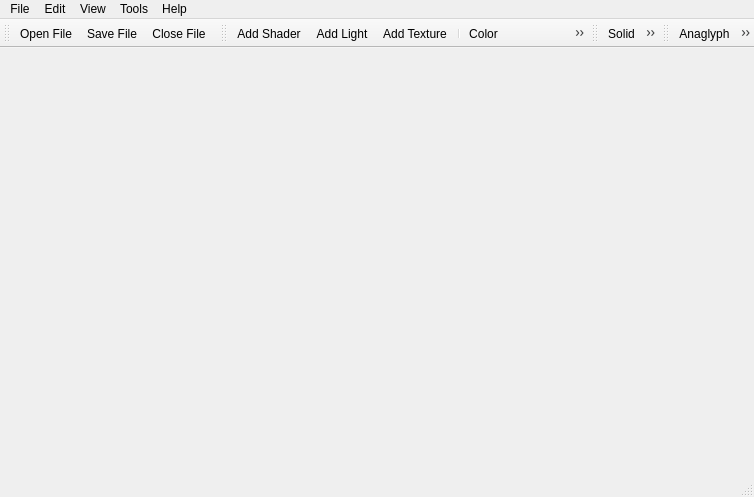
<?xml version="1.0" encoding="UTF-8"?>
<ui version="4.0">
 <class>MeshMagic3D</class>
 <widget class="QMainWindow" name="MeshMagic3D">
  <property name="geometry">
   <rect>
    <x>0</x>
    <y>0</y>
    <width>754</width>
    <height>497</height>
   </rect>
  </property>
  <property name="windowTitle">
   <string>Mesh Magic 3D</string>
  </property>
  <property name="windowIcon">
   <iconset resource="MeshMagic3DResources.qrc">
    <normaloff>:/images/iconMesh.ico</normaloff>:/images/iconMesh.ico</iconset>
  </property>
  <widget class="QWidget" name="centralWidget">
   <layout class="QVBoxLayout" name="verticalLayout">
    <item>
     <layout class="QVBoxLayout" name="mainLayout">
      <item>
       <widget class="QVTKWidget" name="qvtkWidget" native="true">
        <property name="sizePolicy">
         <sizepolicy hsizetype="Preferred" vsizetype="Preferred">
          <horstretch>0</horstretch>
          <verstretch>0</verstretch>
         </sizepolicy>
        </property>
       </widget>
      </item>
     </layout>
    </item>
   </layout>
  </widget>
  <widget class="QToolBar" name="standardTool">
   <property name="sizePolicy">
    <sizepolicy hsizetype="Preferred" vsizetype="Fixed">
     <horstretch>0</horstretch>
     <verstretch>0</verstretch>
    </sizepolicy>
   </property>
   <property name="windowTitle">
    <string>Standard Tools</string>
   </property>
   <property name="autoFillBackground">
    <bool>false</bool>
   </property>
   <property name="movable">
    <bool>true</bool>
   </property>
   <property name="floatable">
    <bool>true</bool>
   </property>
   <attribute name="toolBarArea">
    <enum>TopToolBarArea</enum>
   </attribute>
   <attribute name="toolBarBreak">
    <bool>false</bool>
   </attribute>
   <addaction name="actionOpen"/>
   <addaction name="actionSave"/>
   <addaction name="actionClose"/>
  </widget>
  <widget class="QStatusBar" name="statusBar"/>
  <widget class="QMenuBar" name="menuBar">
   <property name="geometry">
    <rect>
     <x>0</x>
     <y>0</y>
     <width>754</width>
     <height>21</height>
    </rect>
   </property>
   <widget class="QMenu" name="menuFile">
    <property name="title">
     <string>File</string>
    </property>
    <addaction name="actionOpen"/>
    <addaction name="actionClose"/>
    <addaction name="actionSave"/>
    <addaction name="actionSaveAs"/>
    <addaction name="separator"/>
    <addaction name="actionExit"/>
   </widget>
   <widget class="QMenu" name="menuEdit">
    <property name="title">
     <string>Edit</string>
    </property>
    <widget class="QMenu" name="menuAddObject">
     <property name="enabled">
      <bool>true</bool>
     </property>
     <property name="title">
      <string>Add Object</string>
     </property>
     <addaction name="actionAddCube"/>
     <addaction name="actionAddSphere"/>
     <addaction name="actionAddIcosahedron"/>
     <addaction name="actionAddTorus"/>
    </widget>
    <addaction name="actionAddShader"/>
    <addaction name="actionAddLight"/>
    <addaction name="actionAddMaterial"/>
    <addaction name="separator"/>
    <addaction name="actionColor"/>
    <addaction name="actionShowZones"/>
    <addaction name="actionDelaunay3D"/>
    <addaction name="separator"/>
    <addaction name="menuAddObject"/>
    <addaction name="separator"/>
    <addaction name="actionDeleteCell"/>
   </widget>
   <widget class="QMenu" name="menuView">
    <property name="title">
     <string>View</string>
    </property>
    <widget class="QMenu" name="menuSelect">
     <property name="title">
      <string>Select</string>
     </property>
     <addaction name="actionSelectObject"/>
     <addaction name="actionSelectCell"/>
     <addaction name="actionSelectCellNeighbors"/>
     <addaction name="actionSelectTriangle"/>
     <addaction name="actionSelectLine"/>
     <addaction name="actionSelectPoint"/>
     <addaction name="actionSelectPointNeighbors"/>
    </widget>
    <widget class="QMenu" name="menuShowModelAs">
     <property name="title">
      <string>Show Model As</string>
     </property>
     <addaction name="actionSolid"/>
     <addaction name="actionWireFrame"/>
     <addaction name="actionOutline"/>
     <addaction name="actionEdges"/>
     <addaction name="actionPolygon"/>
     <addaction name="actionPoints"/>
    </widget>
    <addaction name="menuSelect"/>
    <addaction name="separator"/>
    <addaction name="menuShowModelAs"/>
    <addaction name="separator"/>
    <addaction name="actionResetView"/>
    <addaction name="actionShowAxesCenter"/>
    <addaction name="actionResetCenter"/>
    <addaction name="actionFullscreen"/>
   </widget>
   <widget class="QMenu" name="menuHelp">
    <property name="title">
     <string>Help</string>
    </property>
    <addaction name="actionHelpContent"/>
    <addaction name="separator"/>
    <addaction name="actionAbout"/>
   </widget>
   <widget class="QMenu" name="menuTool">
    <property name="title">
     <string>Tools</string>
    </property>
    <addaction name="actionAnaglyph"/>
    <addaction name="separator"/>
    <addaction name="actionScreenshot"/>
   </widget>
   <addaction name="menuFile"/>
   <addaction name="menuEdit"/>
   <addaction name="menuView"/>
   <addaction name="menuTool"/>
   <addaction name="menuHelp"/>
  </widget>
  <widget class="QToolBar" name="editTool">
   <property name="sizePolicy">
    <sizepolicy hsizetype="Preferred" vsizetype="Fixed">
     <horstretch>0</horstretch>
     <verstretch>0</verstretch>
    </sizepolicy>
   </property>
   <property name="windowTitle">
    <string>Edit Tools</string>
   </property>
   <property name="floatable">
    <bool>true</bool>
   </property>
   <attribute name="toolBarArea">
    <enum>TopToolBarArea</enum>
   </attribute>
   <attribute name="toolBarBreak">
    <bool>false</bool>
   </attribute>
   <addaction name="actionAddShader"/>
   <addaction name="actionAddLight"/>
   <addaction name="actionAddMaterial"/>
   <addaction name="separator"/>
   <addaction name="actionColor"/>
   <addaction name="actionShowZones"/>
   <addaction name="actionDelaunay3D"/>
   <addaction name="separator"/>
   <addaction name="actionDeleteCell"/>
  </widget>
  <widget class="QToolBar" name="viewTool">
   <property name="sizePolicy">
    <sizepolicy hsizetype="Preferred" vsizetype="Fixed">
     <horstretch>0</horstretch>
     <verstretch>0</verstretch>
    </sizepolicy>
   </property>
   <property name="windowTitle">
    <string>View Tools</string>
   </property>
   <property name="movable">
    <bool>true</bool>
   </property>
   <property name="floatable">
    <bool>true</bool>
   </property>
   <attribute name="toolBarArea">
    <enum>TopToolBarArea</enum>
   </attribute>
   <attribute name="toolBarBreak">
    <bool>false</bool>
   </attribute>
   <addaction name="actionSolid"/>
   <addaction name="actionWireFrame"/>
   <addaction name="actionOutline"/>
   <addaction name="actionEdges"/>
   <addaction name="actionPolygon"/>
   <addaction name="actionPoints"/>
   <addaction name="separator"/>
   <addaction name="actionResetView"/>
   <addaction name="actionShowAxesCenter"/>
   <addaction name="actionResetCenter"/>
  </widget>
  <widget class="QToolBar" name="extraTool">
   <property name="sizePolicy">
    <sizepolicy hsizetype="Preferred" vsizetype="Fixed">
     <horstretch>0</horstretch>
     <verstretch>0</verstretch>
    </sizepolicy>
   </property>
   <property name="windowTitle">
    <string>Extra Tools</string>
   </property>
   <property name="floatable">
    <bool>true</bool>
   </property>
   <attribute name="toolBarArea">
    <enum>TopToolBarArea</enum>
   </attribute>
   <attribute name="toolBarBreak">
    <bool>false</bool>
   </attribute>
   <addaction name="actionAnaglyph"/>
   <addaction name="actionScreenshot"/>
  </widget>
  <action name="actionOpen">
   <property name="icon">
    <iconset resource="MeshMagic3DResources.qrc">
     <normaloff>:/images/open.png</normaloff>:/images/open.png</iconset>
   </property>
   <property name="text">
    <string>Open File...</string>
   </property>
   <property name="toolTip">
    <string>Open a file (Ctrl+O)</string>
   </property>
   <property name="shortcut">
    <string>Ctrl+O</string>
   </property>
  </action>
  <action name="actionSave">
   <property name="enabled">
    <bool>true</bool>
   </property>
   <property name="icon">
    <iconset resource="MeshMagic3DResources.qrc">
     <normaloff>:/images/save.png</normaloff>:/images/save.png</iconset>
   </property>
   <property name="text">
    <string>Save File...</string>
   </property>
   <property name="toolTip">
    <string>Save a file (Ctrl+S)</string>
   </property>
   <property name="shortcut">
    <string>Ctrl+S</string>
   </property>
  </action>
  <action name="actionExit">
   <property name="icon">
    <iconset resource="MeshMagic3DResources.qrc">
     <normaloff>:/images/quit.png</normaloff>:/images/quit.png</iconset>
   </property>
   <property name="text">
    <string>Exit</string>
   </property>
   <property name="shortcut">
    <string>Alt+F4</string>
   </property>
  </action>
  <action name="actionSaveAs">
   <property name="enabled">
    <bool>true</bool>
   </property>
   <property name="icon">
    <iconset resource="MeshMagic3DResources.qrc">
     <normaloff>:/images/save.png</normaloff>:/images/save.png</iconset>
   </property>
   <property name="text">
    <string>Save As...</string>
   </property>
   <property name="shortcut">
    <string>Ctrl+Shift+S</string>
   </property>
  </action>
  <action name="actionAddLight">
   <property name="checkable">
    <bool>true</bool>
   </property>
   <property name="icon">
    <iconset resource="MeshMagic3DResources.qrc">
     <normaloff>:/images/light.png</normaloff>:/images/light.png</iconset>
   </property>
   <property name="text">
    <string>Add Light...</string>
   </property>
   <property name="toolTip">
    <string>Add light to model (Ctrl+I)</string>
   </property>
   <property name="shortcut">
    <string>Ctrl+I</string>
   </property>
  </action>
  <action name="actionAddShader">
   <property name="checkable">
    <bool>true</bool>
   </property>
   <property name="icon">
    <iconset resource="MeshMagic3DResources.qrc">
     <normaloff>:/images/shadow.png</normaloff>:/images/shadow.png</iconset>
   </property>
   <property name="text">
    <string>Add Shader...</string>
   </property>
   <property name="toolTip">
    <string>Add shader to model (Ctrl+H)</string>
   </property>
   <property name="shortcut">
    <string>Ctrl+H</string>
   </property>
  </action>
  <action name="actionAddMaterial">
   <property name="icon">
    <iconset resource="MeshMagic3DResources.qrc">
     <normaloff>:/images/material.png</normaloff>:/images/material.png</iconset>
   </property>
   <property name="text">
    <string>Add Texture...</string>
   </property>
   <property name="toolTip">
    <string>Add texture to model (Ctrl+M)</string>
   </property>
   <property name="shortcut">
    <string>Ctrl+M</string>
   </property>
  </action>
  <action name="actionClose">
   <property name="icon">
    <iconset resource="MeshMagic3DResources.qrc">
     <normaloff>:/images/close.png</normaloff>:/images/close.png</iconset>
   </property>
   <property name="text">
    <string>Close File...</string>
   </property>
   <property name="toolTip">
    <string>Close a file (Ctrl+F4)</string>
   </property>
   <property name="shortcut">
    <string>Ctrl+F4</string>
   </property>
  </action>
  <action name="actionSolid">
   <property name="checkable">
    <bool>true</bool>
   </property>
   <property name="icon">
    <iconset resource="MeshMagic3DResources.qrc">
     <normaloff>:/images/solid.png</normaloff>:/images/solid.png</iconset>
   </property>
   <property name="text">
    <string>Solid</string>
   </property>
   <property name="toolTip">
    <string>Show model as a solid (Ctrl+L)</string>
   </property>
   <property name="shortcut">
    <string>S</string>
   </property>
  </action>
  <action name="actionWireFrame">
   <property name="checkable">
    <bool>true</bool>
   </property>
   <property name="icon">
    <iconset resource="MeshMagic3DResources.qrc">
     <normaloff>:/images/wireframe.png</normaloff>:/images/wireframe.png</iconset>
   </property>
   <property name="text">
    <string>Wire Frame</string>
   </property>
   <property name="toolTip">
    <string>Show model as a wire frame (Ctrl+W)</string>
   </property>
   <property name="shortcut">
    <string>W</string>
   </property>
  </action>
  <action name="actionSelectObject">
   <property name="icon">
    <iconset resource="MeshMagic3DResources.qrc">
     <normaloff>:/images/selectobject.png</normaloff>:/images/selectobject.png</iconset>
   </property>
   <property name="text">
    <string>Select Object</string>
   </property>
   <property name="toolTip">
    <string>Select an object</string>
   </property>
  </action>
  <action name="actionSelectCell">
   <property name="icon">
    <iconset resource="MeshMagic3DResources.qrc">
     <normaloff>:/images/selectcell.png</normaloff>:/images/selectcell.png</iconset>
   </property>
   <property name="text">
    <string>Select Cells</string>
   </property>
   <property name="toolTip">
    <string>Select cells</string>
   </property>
  </action>
  <action name="actionSelectTriangle">
   <property name="icon">
    <iconset resource="MeshMagic3DResources.qrc">
     <normaloff>:/images/selecttriangle.png</normaloff>:/images/selecttriangle.png</iconset>
   </property>
   <property name="text">
    <string>Select Triangle</string>
   </property>
   <property name="toolTip">
    <string>Select a triangle</string>
   </property>
  </action>
  <action name="actionSelectLine">
   <property name="icon">
    <iconset resource="MeshMagic3DResources.qrc">
     <normaloff>:/images/selectline.png</normaloff>:/images/selectline.png</iconset>
   </property>
   <property name="text">
    <string>Select Line</string>
   </property>
   <property name="toolTip">
    <string>Select a line</string>
   </property>
   <property name="visible">
    <bool>true</bool>
   </property>
  </action>
  <action name="actionSelectPoint">
   <property name="icon">
    <iconset resource="MeshMagic3DResources.qrc">
     <normaloff>:/images/selectpoint.png</normaloff>:/images/selectpoint.png</iconset>
   </property>
   <property name="text">
    <string>Select Points</string>
   </property>
   <property name="toolTip">
    <string>Select points</string>
   </property>
  </action>
  <action name="actionAddCube">
   <property name="icon">
    <iconset resource="MeshMagic3DResources.qrc">
     <normaloff>:/images/cube.png</normaloff>:/images/cube.png</iconset>
   </property>
   <property name="text">
    <string>Add Cube</string>
   </property>
   <property name="toolTip">
    <string>Add a simple Cube</string>
   </property>
   <property name="visible">
    <bool>true</bool>
   </property>
  </action>
  <action name="actionAddSphere">
   <property name="icon">
    <iconset resource="MeshMagic3DResources.qrc">
     <normaloff>:/images/sphere.png</normaloff>:/images/sphere.png</iconset>
   </property>
   <property name="text">
    <string>Add Sphere</string>
   </property>
   <property name="toolTip">
    <string>Add a simple Sphere</string>
   </property>
   <property name="visible">
    <bool>true</bool>
   </property>
  </action>
  <action name="actionAddIcosahedron">
   <property name="icon">
    <iconset resource="MeshMagic3DResources.qrc">
     <normaloff>:/images/icosahedron.png</normaloff>:/images/icosahedron.png</iconset>
   </property>
   <property name="text">
    <string>Add Icosahedron</string>
   </property>
   <property name="toolTip">
    <string>Add a 20 sided polygon</string>
   </property>
   <property name="visible">
    <bool>true</bool>
   </property>
  </action>
  <action name="actionAddTorus">
   <property name="icon">
    <iconset resource="MeshMagic3DResources.qrc">
     <normaloff>:/images/torus.png</normaloff>:/images/torus.png</iconset>
   </property>
   <property name="text">
    <string>Add Torus</string>
   </property>
   <property name="toolTip">
    <string>Add a simple Torus</string>
   </property>
   <property name="visible">
    <bool>true</bool>
   </property>
  </action>
  <action name="actionPoints">
   <property name="checkable">
    <bool>true</bool>
   </property>
   <property name="icon">
    <iconset resource="MeshMagic3DResources.qrc">
     <normaloff>:/images/point.png</normaloff>:/images/point.png</iconset>
   </property>
   <property name="text">
    <string>Points</string>
   </property>
   <property name="toolTip">
    <string>Show model as points</string>
   </property>
  </action>
  <action name="actionOutline">
   <property name="checkable">
    <bool>true</bool>
   </property>
   <property name="icon">
    <iconset resource="MeshMagic3DResources.qrc">
     <normaloff>:/images/outline.png</normaloff>:/images/outline.png</iconset>
   </property>
   <property name="text">
    <string>Outline</string>
   </property>
   <property name="toolTip">
    <string>Show model as outline</string>
   </property>
  </action>
  <action name="actionEdges">
   <property name="checkable">
    <bool>true</bool>
   </property>
   <property name="icon">
    <iconset resource="MeshMagic3DResources.qrc">
     <normaloff>:/images/edges.png</normaloff>:/images/edges.png</iconset>
   </property>
   <property name="text">
    <string>Edges</string>
   </property>
   <property name="toolTip">
    <string>Show model as edges</string>
   </property>
  </action>
  <action name="actionResetCenter">
   <property name="icon">
    <iconset resource="MeshMagic3DResources.qrc">
     <normaloff>:/images/resetcenter.png</normaloff>:/images/resetcenter.png</iconset>
   </property>
   <property name="text">
    <string>Reset Center</string>
   </property>
   <property name="toolTip">
    <string>Reset camera in center viewport</string>
   </property>
  </action>
  <action name="actionPolygon">
   <property name="checkable">
    <bool>true</bool>
   </property>
   <property name="icon">
    <iconset resource="MeshMagic3DResources.qrc">
     <normaloff>:/images/polygon.png</normaloff>:/images/polygon.png</iconset>
   </property>
   <property name="text">
    <string>Polygon</string>
   </property>
   <property name="toolTip">
    <string>Show model as polygon</string>
   </property>
  </action>
  <action name="actionShowAxesCenter">
   <property name="checkable">
    <bool>true</bool>
   </property>
   <property name="icon">
    <iconset resource="MeshMagic3DResources.qrc">
     <normaloff>:/images/centeraxes.png</normaloff>:/images/centeraxes.png</iconset>
   </property>
   <property name="text">
    <string>Show Axes Center</string>
   </property>
   <property name="toolTip">
    <string>Show axes center</string>
   </property>
  </action>
  <action name="actionAbout">
   <property name="icon">
    <iconset resource="MeshMagic3DResources.qrc">
     <normaloff>:/images/about.png</normaloff>:/images/about.png</iconset>
   </property>
   <property name="text">
    <string>About Mesh Magic 3D</string>
   </property>
   <property name="toolTip">
    <string>About Mesh Magic 3D</string>
   </property>
  </action>
  <action name="actionColor">
   <property name="icon">
    <iconset resource="MeshMagic3DResources.qrc">
     <normaloff>:/images/color.png</normaloff>:/images/color.png</iconset>
   </property>
   <property name="text">
    <string>Color</string>
   </property>
   <property name="toolTip">
    <string>Change color</string>
   </property>
  </action>
  <action name="actionShowZones">
   <property name="checkable">
    <bool>true</bool>
   </property>
   <property name="icon">
    <iconset resource="MeshMagic3DResources.qrc">
     <normaloff>:/images/zone.png</normaloff>:/images/zone.png</iconset>
   </property>
   <property name="text">
    <string>Show Zones</string>
   </property>
   <property name="toolTip">
    <string>Show model with all zones</string>
   </property>
  </action>
  <action name="actionDelaunay3D">
   <property name="checkable">
    <bool>true</bool>
   </property>
   <property name="icon">
    <iconset resource="MeshMagic3DResources.qrc">
     <normaloff>:/images/generate.png</normaloff>:/images/generate.png</iconset>
   </property>
   <property name="text">
    <string>Generate Color</string>
   </property>
   <property name="toolTip">
    <string>Generate color a mesh by height</string>
   </property>
  </action>
  <action name="actionSelectPointNeighbors">
   <property name="icon">
    <iconset resource="MeshMagic3DResources.qrc">
     <normaloff>:/images/selectpoint.png</normaloff>:/images/selectpoint.png</iconset>
   </property>
   <property name="text">
    <string>Select Point With Neighbors</string>
   </property>
   <property name="toolTip">
    <string>Select a point with it's neighbors</string>
   </property>
  </action>
  <action name="actionSelectCellNeighbors">
   <property name="icon">
    <iconset resource="MeshMagic3DResources.qrc">
     <normaloff>:/images/selectcell.png</normaloff>:/images/selectcell.png</iconset>
   </property>
   <property name="text">
    <string>Select Cell With Neighbors</string>
   </property>
   <property name="toolTip">
    <string>Select a cell with it's neighbors</string>
   </property>
  </action>
  <action name="actionDeleteCell">
   <property name="checkable">
    <bool>true</bool>
   </property>
   <property name="icon">
    <iconset resource="MeshMagic3DResources.qrc">
     <normaloff>:/images/deletecell.png</normaloff>:/images/deletecell.png</iconset>
   </property>
   <property name="text">
    <string>Delete Cell</string>
   </property>
   <property name="toolTip">
    <string>Remove a cell from the mesh</string>
   </property>
   <property name="shortcut">
    <string>Shift+Del</string>
   </property>
  </action>
  <action name="actionAnaglyph">
   <property name="checkable">
    <bool>true</bool>
   </property>
   <property name="icon">
    <iconset resource="MeshMagic3DResources.qrc">
     <normaloff>:/images/anaglyph3d.png</normaloff>:/images/anaglyph3d.png</iconset>
   </property>
   <property name="text">
    <string>Anaglyph</string>
   </property>
   <property name="toolTip">
    <string>Rendering with Anaglyph Stereo (Red-Blue)</string>
   </property>
  </action>
  <action name="actionScreenshot">
   <property name="icon">
    <iconset resource="MeshMagic3DResources.qrc">
     <normaloff>:/images/snapshot.png</normaloff>:/images/snapshot.png</iconset>
   </property>
   <property name="text">
    <string>Screenshot</string>
   </property>
   <property name="toolTip">
    <string>Save the window to a image file</string>
   </property>
  </action>
  <action name="actionFullscreen">
   <property name="icon">
    <iconset resource="MeshMagic3DResources.qrc">
     <normaloff>:/images/fullscreen.png</normaloff>:/images/fullscreen.png</iconset>
   </property>
   <property name="text">
    <string>Fullscreen</string>
   </property>
   <property name="shortcut">
    <string>F11</string>
   </property>
  </action>
  <action name="actionResetView">
   <property name="icon">
    <iconset resource="MeshMagic3DResources.qrc">
     <normaloff>:/images/rotate.png</normaloff>:/images/rotate.png</iconset>
   </property>
   <property name="text">
    <string>Reset View</string>
   </property>
   <property name="toolTip">
    <string>Reset direction of viewport</string>
   </property>
  </action>
  <action name="actionHelpContent">
   <property name="icon">
    <iconset resource="MeshMagic3DResources.qrc">
     <normaloff>:/images/help.png</normaloff>:/images/help.png</iconset>
   </property>
   <property name="text">
    <string>Help Contents</string>
   </property>
   <property name="toolTip">
    <string>Show the help pages</string>
   </property>
   <property name="shortcut">
    <string>F1</string>
   </property>
  </action>
 </widget>
 <layoutdefault spacing="6" margin="11"/>
 <customwidgets>
  <customwidget>
   <class>QVTKWidget</class>
   <extends>QWidget</extends>
   <header location="global">QVTKWidget.h</header>
  </customwidget>
 </customwidgets>
 <resources>
  <include location="MeshMagic3DResources.qrc"/>
 </resources>
 <connections/>
</ui>
